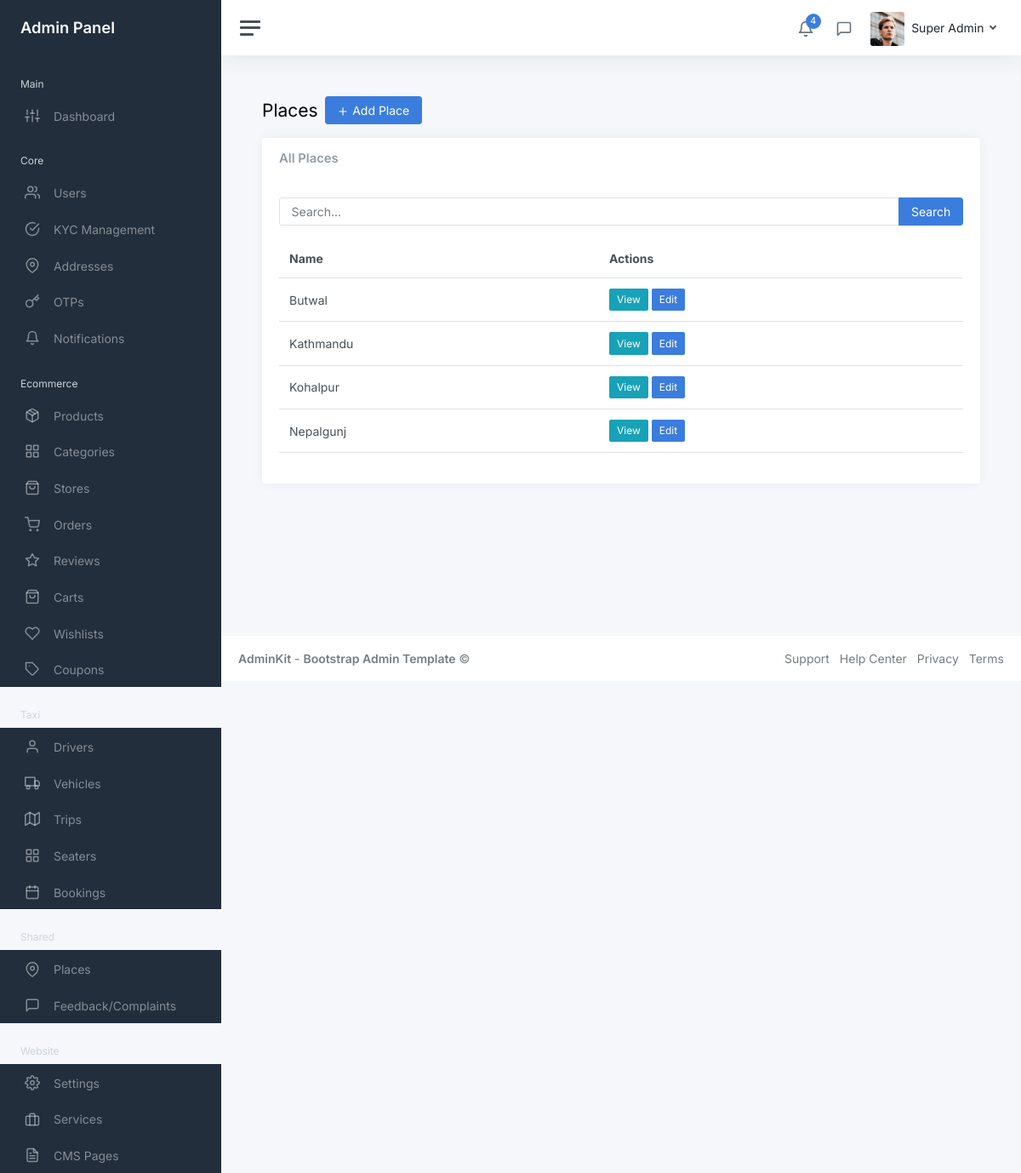
The page /myadmin/shared/places/ (signed in) on the database its author committed.
### core/models.py (models this page shows, shortened)
class User(AbstractUser):
    COUNTRY_CODE_CHOICES = [
        ('+977', '+977'),
        ('+91', '+91'),
    ]
    COUNTRY_CHOICES = [
        ('Nepal', 'Nepal'),
        ('India', 'India'),
    ]
    phone = models.CharField(max_length=15, unique=True)
    name = models.CharField(max_length=100)
    email = models.EmailField(blank=True, null=True)
    country_code = models.CharField(max_length=5, choices=COUNTRY_CODE_CHOICES, default='+977')
    country = models.CharField(max_length=10, choices=COUNTRY_CHOICES, default='Nepal')
    fcm_token = models.CharField(max_length=255, blank=True, null=True)
    profile_picture = models.ImageField(upload_to='profile_pictures/', blank=True, null=True)
    national_id = models.CharField(max_length=50, blank=True, null=True, help_text='National ID number')
    national_id_document = models.ImageField(upload_to='kyc_documents/', blank=True, null=True, help_text='National ID document image')
    pan_no = models.CharField(max_length=20, blank=True, null=True, help_text='PAN (Permanent Account Number)')
    pan_document = models.ImageField(upload_to='kyc_documents/', blank=True, null=True, help_text='PAN document image')
    is_kyc_verified = models.BooleanField(default=False, help_text='Whether KYC has been verified by admin')
    kyc_submitted_at = models.DateTimeField(blank=True, null=True, help_text='When user submitted KYC information')
    kyc_verified_at = models.DateTimeField(blank=True, null=True, help_text='When KYC was verified by admin')
    kyc_rejected_at = models.DateTimeField(blank=True, null=True, help_text='When KYC was rejected by admin')
    kyc_rejection_reason = models.TextField(blank=True, null=True, help_text='Reason for KYC rejection')
    created_at = models.DateTimeField(auto_now_add=True)
    updated_at = models.DateTimeField(auto_now=True)
    first_name = None
    last_name = None
    objects = UserManager()
    USERNAME_FIELD = 'phone'
    REQUIRED_FIELDS = ['name']
    class Meta:
        ordering = ['-created_at']

### shared/models.py (models this page shows, shortened)
class Place(models.Model):
    name = models.CharField(max_length=200)
    class Meta:
        ordering = ['name']

### myadmin/views/shared/place_views.py (the view)
# urls.py: path('places/', place_views.PlaceListView.as_view(), name='place_list'),
class PlaceListView(StaffRequiredMixin, ListView):
    model = Place
    template_name = 'admin/shared/place_list.html'
    context_object_name = 'places'
    paginate_by = 20
    def get_queryset(self):
        queryset = Place.objects.all().order_by('name')
        search = self.request.GET.get('search')
        if search:
            queryset = queryset.filter(name__icontains=search)
        return queryset
    def get_context_data(self, **kwargs):
        context = super().get_context_data(**kwargs)
        context['search'] = self.request.GET.get('search', '')
        return context

### myadmin/mixins.py (called while the page is built)
    def test_func(self):
        return self.request.user.is_staff

### myadmin/templates/admin/shared/place_list.html (shortened to what this page needs)
{% extends 'admin/layouts/base.html' %}
{% block content %}
<div class="container-fluid p-0">
    <div class="mb-3"><h1 class="h3 d-inline align-middle">Places</h1><a class="btn btn-primary ms-2" href="{% url 'myadmin:shared:place_create' %}"><i class="align-middle" data-feather="plus"></i> Add Place</a></div>
    <div class="row"><div class="col-12"><div class="card"><div class="card-header"><h5 class="card-title mb-0">All Places</h5></div><div class="card-body">
        <form method="get" class="mb-3"><div class="input-group"><input type="text" class="form-control" name="search" placeholder="Search..." value="{{ search }}"><button class="btn btn-primary" type="submit">Search</button></div></form>
        <table class="table table-hover"><thead><tr><th>Name</th><th>Actions</th></tr></thead><tbody>
            {% for place in places %}<tr><td>{{ place.name }}</td><td><a href="{% url 'myadmin:shared:place_detail' place.pk %}" class="btn btn-sm btn-info">View</a> <a href="{% url 'myadmin:shared:place_update' place.pk %}" class="btn btn-sm btn-primary">Edit</a></td></tr>{% empty %}<tr><td colspan="2" class="text-center">No places found</td></tr>{% endfor %}
        </tbody></table>
    </div></div></div></div>
</div>
{% endblock %}

### templates/admin/layouts/header.html (shortened to what this page needs)
{% load static %}
<nav class="navbar navbar-expand navbar-light navbar-bg">
    <a class="sidebar-toggle js-sidebar-toggle"><i class="hamburger align-self-center"></i></a>
    <div class="navbar-collapse collapse">
      <ul class="navbar-nav navbar-align">
        <li class="nav-item dropdown">
          <a class="nav-icon dropdown-toggle" href="#" id="alertsDropdown" data-bs-toggle="dropdown">
            <div class="position-relative">
              <i class="align-middle" data-feather="bell"></i>
              <span class="indicator">4</span>
            </div>
          </a>
        </li>
        <li class="nav-item dropdown">
          <a class="nav-icon dropdown-toggle" href="#" id="messagesDropdown" data-bs-toggle="dropdown">
            <div class="position-relative">
              <i class="align-middle" data-feather="message-square"></i>
            </div>
          </a>
        </li>
        <li class="nav-item dropdown">
          <a class="nav-link dropdown-toggle d-none d-sm-inline-block" href="#" data-bs-toggle="dropdown">
            {% if user.profile_picture %}
              <img src="{{ user.profile_picture.url }}" class="avatar img-fluid rounded me-1" alt="{{ user.name }}" />
            {% else %}
              <img src="{% static 'myadmin/img/avatars/avatar.jpg' %}" class="avatar img-fluid rounded me-1" alt="{{ user.name }}" />
            {% endif %}
            <span class="text-dark">{{ user.name }}</span>
          </a>
        </li>
      </ul>
    </div>
  </nav>

### rows shown on the page
User: name "Super Admin"
Place: name "Butwal"
Place: name "Kathmandu"
Place: name "Kohalpur"
Place: name "Nepalgunj"
